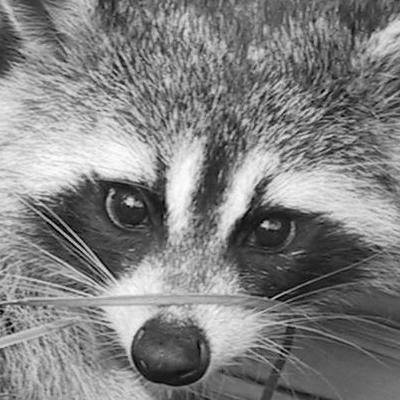
#> input picture python01/ex04/assets/zoomed.jpeg, 400 x 400 px
$ python tester.py
#> lines starting #> are read from the running program, lines starting #| are printed output that depends on the picture
### python01/ex04/load_image.py
from PIL import Image
import numpy as np


def ft_load(path: str) -> np.ndarray:
    """
    This function takes a path of image and try to open it,
    if successful print the shape of image and
    return the data (pixels values) of the image
    """
#> called with path = 'assets/zoomed.jpeg'

    try:
        image = Image.open(path)
#> image is the input picture: PIL image 400x400 L; min 0, max 255, mean 128.8
        pixels = np.array(image)

        print(f"The shape of image is: {pixels.shape}")
#| The shape of image is: (400, 400)

        return pixels

    except FileNotFoundError:
        print(f"Error: file '{path}' not found")
    except PermissionError:
        print(f"Error: Permission denied for file '{path}'.")
    except OSError as e:
        print(f"Error: Unable to open file '{path}' - {e}")
    return None

### python01/ex04/rotate.py
from load_image import ft_load
from PIL import Image
import numpy as np


def rotate(path: str):
    """
    This function try to rotate an image loaded with ft_load
    """

    pixels = ft_load(path)
    print(pixels[:, :, np.newaxis])
#> (printed output is left out)

    height = len(pixels)
#> height = 400
    width = len(pixels[0])
#> width = 400

    # Convert pixels to a 2D list
    pixels = list(pixels)
#> pixels = 400 items

    # Initialize a new 2D list for the rotated pixels
    rotated_pixels = [[0] * height for _ in range(width)]
#> rotated_pixels = 400 items

    # Perform the 90 degree rotation
    for i in range(height):
        for j in range(width):
            rotated_pixels[width - 1 - j][i] = pixels[i][j]

    pixels = np.array(rotated_pixels, dtype=np.uint8)
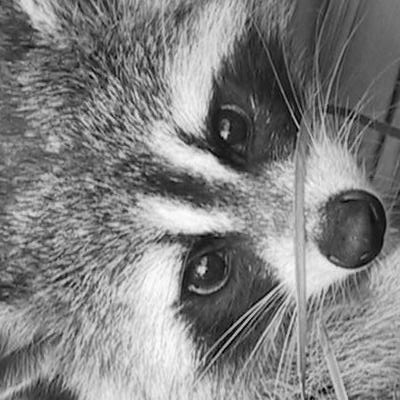
#> pixels: shape (400, 400); min 0, max 255, mean 128.8

    print(f"New shape after Transpose is: {pixels.shape}")
#| New shape after Transpose is: (400, 400)
    print(pixels)
#> (printed output is left out)

    image = Image.fromarray(pixels)
    image.save("assets/rotated.jpeg")

    return

### python01/ex04/tester.py
from rotate import rotate


def main():
    rotate("assets/zoomed.jpeg")
    return


if __name__ == "__main__":
    main()
